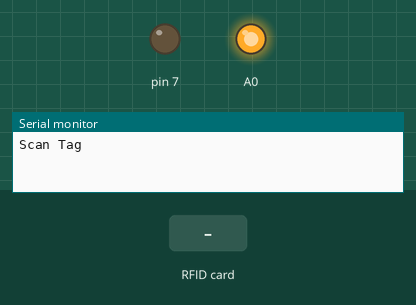
The sketch below on a simulated Arduino Uno, built with avr-gcc and run on an emulated ATmega328P. Shown: output pins drawn as LEDs (lit = HIGH), the last lines printed to the serial monitor. The inputs (shaded band) are chosen by the test bench. Pins used as bus, display or sensor lines are not drawn.

Above: at 1.2 s.
1.3 s: RFID card A9 CA 93 43 held to the reader
At 2.1 s:
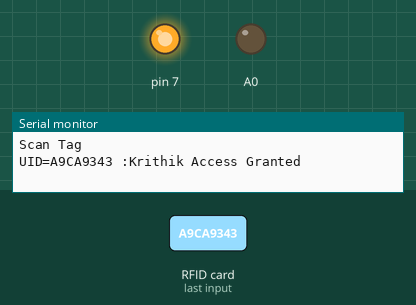
Timing chart, 0 to 7.8 s (numbered marks = the images above; inputs shaded):
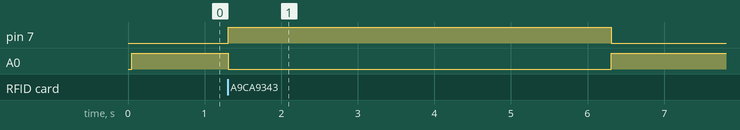

Measured:
- after the input at 1.3 s, pin 7: LOW → HIGH at once, → LOW 5.0 s later; A0: HIGH → LOW at once, → HIGH 5.0 s later

The sketch:

RFID.ino
```cpp
#include<MFRC522.h>
#include<SPI.h>
MFRC522 mfrc522(10,9);
void setup()
{
  pinMode(7, OUTPUT);
  pinMode(A0, OUTPUT);
  Serial.begin(9600);
  SPI.begin();
  mfrc522.PCD_Init();
  Serial.println("Scan Tag");
  digitalWrite(A0, HIGH);
}

void loop()
{
  if(!mfrc522.PICC_IsNewCardPresent())
  {
    return;
  }
  if(!mfrc522.PICC_ReadCardSerial())
  {
    return;
  }
  String uid="";
  Serial.println();
  Serial.print("UID=");
  for(int i=0;i<mfrc522.uid.size;i++)
  {
    Serial.print(mfrc522.uid.uidByte[i]<0x10 ? "0" : "");
    Serial.print(mfrc522.uid.uidByte[i],HEX);
    uid.concat(String(mfrc522.uid.uidByte[i]<0x10 ? "0" : ""));
    uid.concat(String(mfrc522.uid.uidByte[i],HEX));
  }
  uid.toUpperCase();
  if(uid=="A9CA9343")
  {
    digitalWrite(A0, LOW);
    Serial.print(" :Krithik");
    Serial.print(" Access Granted");
    digitalWrite(7, HIGH);
    delay(5000);
    digitalWrite(7, LOW);
    digitalWrite(A0, HIGH);

  }

  else
  {
    Serial.print("ACCESS DENIED");
  }
  delay(5000);
  return;
}
```
